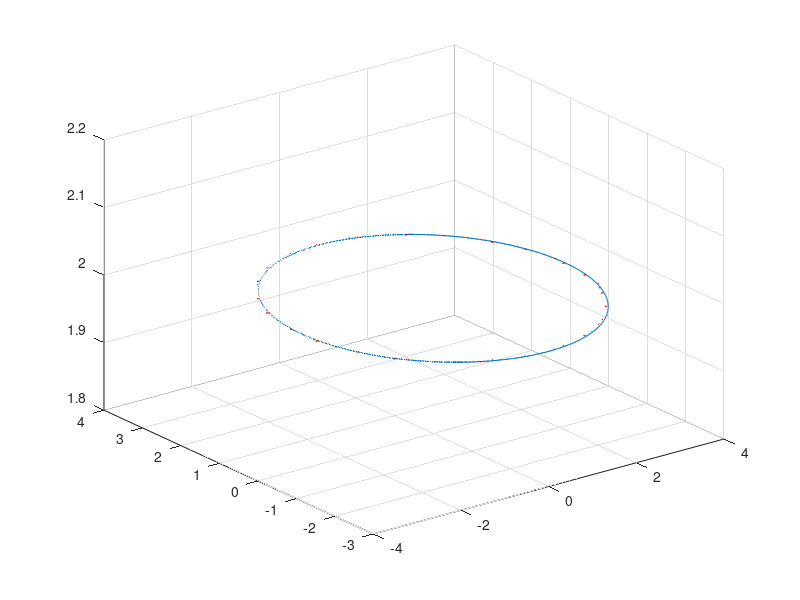

The MATLAB source for this figure:
clear all, close all, clc;

t = 1:0.01:60;
c = ones(length(t),1);
x = [5*sin(t); 2*cos(t); 2*c'];
v = [5*cos(t) ; -2*sin(t) ; 0*c'];
a = [-5*sin(t) ; -2*cos(t) ; 0*c'];


x = [ 3*sin(t) ;  3*cos(t);   2*c'];
v = [ 0.1*3*cos(0.1*t) ; -3*0.1*sin(0.1*t) ;  0*c'];
a = [-3*0.1*0.1*sin(0.1*t) ; -3*0.1*0.1*cos(0.1*t) ;0*c'];

figure(1);
plot3(x(1,:),x(2,:),x(3,:))
grid on
hold on

for i = 3000:50:length(t)
    quiver3(x(1,i),x(2,i),x(3,i),v(1,i)/5,v(2,i)/5,v(3,i)/5,'r',"LineWidth",0.4); 
end
